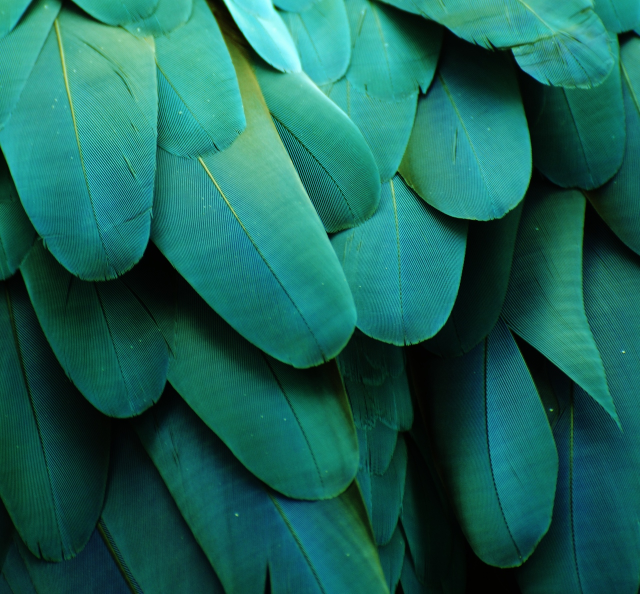
#> input picture Lab07/original.jpg, 1280 x 1188 px (shown at 1/2 size)
$ jupyter execute block.ipynb   (shell and % lines are left out)   (older library calls are emulated)
#> lines starting #> are read from the running program, lines starting #| are printed output that depends on the picture
### Lab07/waveletUtil.py
"""
Joshua Stough
DIP

Utilities for Haar wavelet decomposition.
"""

import numpy as np
from scipy.linalg import orth

#See DIP 6.9.
def makeHaarMatrix(size=4):
    if not np.log2(size).is_integer():
        raise ValueError('makeHaarMatrix: input must be power of 2 (%d).' % size)

    H = np.zeros((size,size))
    H[0,:] = 1.
    # See the print statements for what took a while to debug.
    for u in range(1, size):
        # print('working row ' + str(u))
        mag = 2 ** np.floor(np.log2(u)).astype('int')
        howmany = size//(2*mag)
        # print('\tmag is %d, howmany is %d...' % (mag, howmany))


        row = howmany*[np.sqrt(mag)] + howmany*[-np.sqrt(mag)] + (size-2*howmany)*[0]
        # print('\trow to roll is ' + str(row))
        # print('\twill roll by ' + str(u%mag))

        nrow = np.array(row)

        H[u,:] = np.roll(nrow, 2*howmany*(u%mag))

    H = H/np.sqrt(size)

    return H

#Make random basis until it succeeds.
# [6 lines left out: function makeRandomBasis, not called in this run]

"""
Karhunen Loeve Transform version: basically principal components on the
image samples, would give the "best" representation for the provided
image. To be compatible with the wavelet decomposition examples that
use this module, I'm returning the size x size sort-of transform matrix:
that is, I'm doing PCA on the size x 1 samples in the image and not the
size x size patches in the image.
Assumes both sides of the provided image are divisible by size.
http://nbviewer.jupyter.org/github/sukhbinder/Notebooks/blob/master/Karhunen%20Loeve%20Transform.ipynb
https://docs.scipy.org/doc/numpy/reference/generated/numpy.linalg.eig.html
https://docs.scipy.org/doc/numpy/reference/generated/numpy.cov.html
"""
# [26 lines left out: functions makeKLTBasis, makeDCTMatrix, not called in this run]

# For completeness
def makeStandardMatrix(size=4):
    return np.eye(size)

### Lab07/block.ipynb
[cell 1]
import matplotlib.pyplot as plt
from skimage.transform import rescale
from waveletUtil import *
from ipywidgets import VBox, IntSlider
from skimage.util import view_as_blocks
from skimage.util import montage

[cell 2]
plt.figure()
I = plt.imread('original.jpg')
#> I is the input picture: shape (1188, 1280, 3); mean R, G, B 26.5, 100.1, 89.1
I = I/I.max()
I = I[...,:3].copy()
I =I[:1152, :1152, :3] #crop
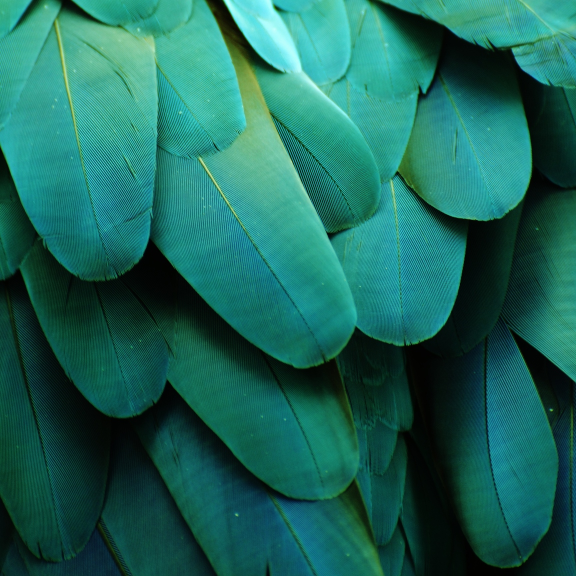
#> I: shape (1152, 1152, 3) float64 (shown at 1/2 size); mean R, G, B 0.109, 0.402, 0.355
plt.imshow(I)

[cell 3]
Ib = view_as_blocks(I, block_shape = (8,8,3))

[cell 4]
Ib = np.squeeze(Ib)

blockView = Ib.reshape([Ib.shape[0]*Ib.shape[1]] + list(Ib.shape[2:]))

[cell 5]
newImageBlocks = np.zeros(blockView.shape)

for i, block in enumerate(blockView):
    bT = np.mean(block, axis=(0,1)) # Some transform of the block
    # bT is a (3,) array of the average color of the block
    # This line sets each of the 8x8 pixels to be the (1,1,3) version of the bT
    newImageBlocks[i][:] = np.reshape(bT, (1,1,3))
#> this loop made 20736 passes
#> bT on passes 1 to 3: [0.228, 0.697, 0.53], [0.232, 0.701, 0.543], [0.229, 0.701, 0.55]

[cell 6]
I_mean = montage(newImageBlocks, grid_shape=[Ib.shape[0], Ib.shape[1]], multichannel=True)
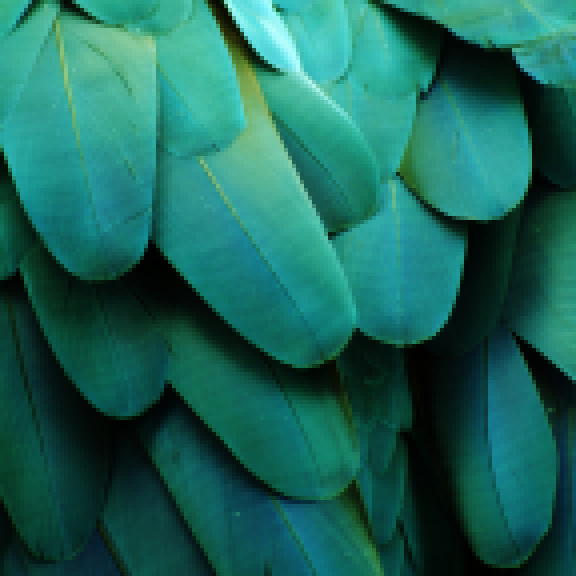
#> I_mean: shape (1152, 1152, 3) float64 (shown at 1/2 size); mean of channels 0, 1, 2 0.109, 0.402, 0.355; drawn as R, G, B

[cell 7]
f, ax = plt.subplots(1,2, figsize=(10,10), sharex=True, sharey=True)
ax[0].imshow(I)
ax[0].set_title('Original Image')
ax[1].imshow(I_mean)
ax[1].set_title('Mean Reconstruction')
plt.tight_layout()
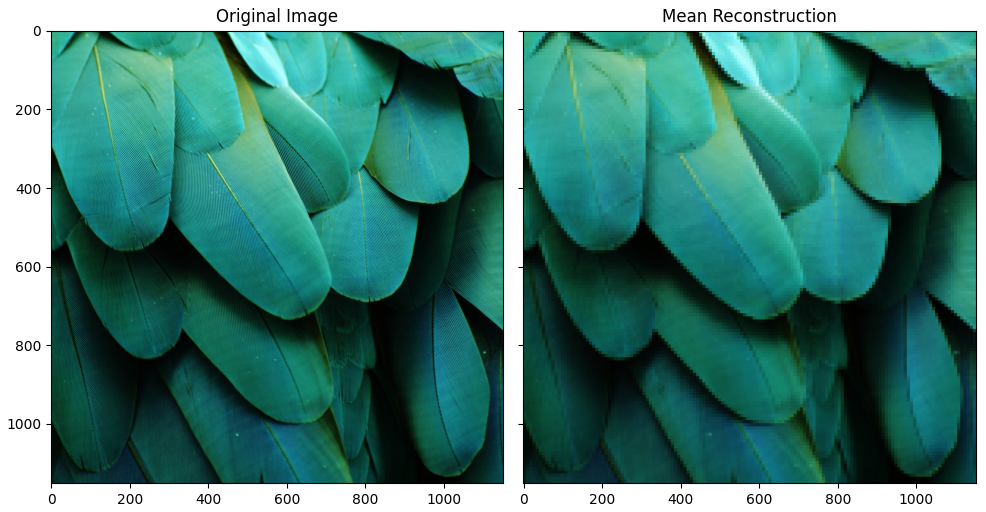
#> figure drawn by matplotlib, 2 panels

[cell 8]
sI = rescale(I, 1/3, order = 1, anti_aliasing=False, multichannel=True)
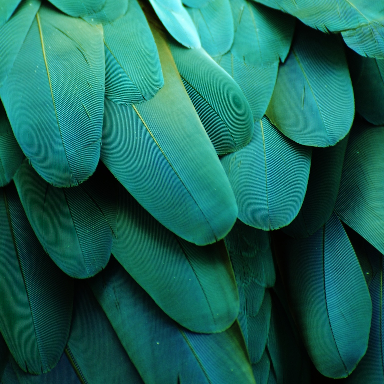
#> sI: shape (384, 384, 3) float64; mean R, G, B 0.109, 0.401, 0.355
plt.figure()
plt.imshow(sI)

[cell 9]
Ib = view_as_blocks(sI, block_shape = (8,8,3))

[cell 10]
Ib.shape
#> Out = (48, 48, 1, 8, 8, 3)

[cell 11]
H = makeHaarMatrix(8)

[cell 12]
#The transform image, an image of coefficients wrt the Haar basis.
def generateCoef(sI, H):
    CT = np.zeros(sI.shape)
    for chan in range(3):
        CT[...,chan] = np.matmul(H, np.matmul(sI[...,chan], H.transpose()))
    return CT

# #RI will represent the reconstructed image as we add back more
# #Haar patterns
# RI = np.zeros(sI.shape) #Still should be 8x8

[cell 13]
# We're going to reconstruct according to distance from the
# 0,0 (the first Haar basis, average calculator). Notice,
# this order is independent of the actual image data.
xs = np.meshgrid(np.arange(8), np.arange(8), indexing='ij')
coords = np.concatenate([np.expand_dims(c, axis=1) for c in
                         [x.ravel() for x in xs]], axis=1)

[cell 14]
xs1 = np.meshgrid(np.arange(48), np.arange(48), indexing='ij')
coords1 = np.concatenate([np.expand_dims(c, axis=1) for c in
                         [x.ravel() for x in xs1]], axis=1)

[cell 15]
def make_image(change, H, CT, sI):
    global coords
    ReI = np.zeros(sI.shape)
    Bij = np.outer(H[0, :], H[0, :])
    for ind in range(change):
        i,j = coords[ind] #coords[darg[x]] if x in range(len(darg))

    #Construct that Haar basis and display it
        Bij = np.outer(H[i, :], H[j, :])
    # Add the amount of that basis that was in the original image to
    # the running total, or reconstruction.
    # RI = RI + T[i, j] * Bij #2D
        for chan in range(3):
            ReI[...,chan] += CT[i,j,chan]*Bij
    return Bij, ReI

[cell 16]
def mergeImg(change, Ib, H):
#> called with change = 1, Ib = array of shape (48, 48, 1, 8, 8, 3), H = array of shape (8, 8)
    global coords1
    Ic = np.squeeze(Ib)

    blockView = Ic.reshape([Ic.shape[0]*Ic.shape[1]] + list(Ic.shape[2:]))
    newImageBlocks = np.zeros(blockView.shape)

    for ind, block in enumerate(blockView):
        i, j = coords1[ind]
        base, bT = make_image(change, H, generateCoef(Ib[i,j,0], H), Ib[i,j,0]) # Some transform of the block
    # bT is a (3,) array of the average color of the block
    # This line sets each of the 8x8 pixels to be the (1,1,3) version of the bT
        newImageBlocks[ind][:] = bT
#> this loop made 2304 passes
#> (i, j) on passes 1 to 3: (0, 0), (0, 1), (0, 2)
    I_new = montage(newImageBlocks[:,:], grid_shape=[Ib.shape[0], Ib.shape[1]], multichannel=True)
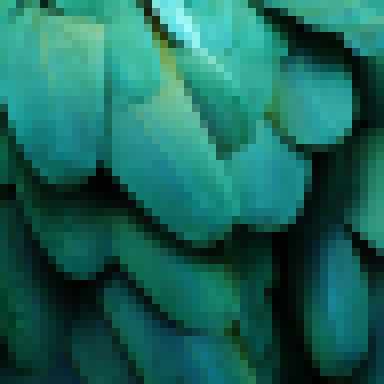
#> I_new: shape (384, 384, 3) float64; mean of channels 0, 1, 2 0.109, 0.401, 0.355; drawn as R, G, B
    return I_new

[cell 17]
basis = np.outer(H[0, :], H[0, :])
init = mergeImg(1, Ib, H)
plt.ioff()
plt.clf()

# https://ipywidgets.readthedocs.io/en/stable/examples/Widget%20List.html#FloatLogSlider
slider = IntSlider(
    orientation='horizontal',
    value=1,
    min=1,
    max=64,
    step=1,
    description='Base element'
)

fig_args = {'num':' ', 'frameon':True}
fig, ax = plt.subplots(1,3, figsize=(10,3), **fig_args)

# display artists I'll update
adisp = ax[0].imshow(basis, cmap='gray', vmin=-0.5, vmax=0.5)
hdisp = ax[1].imshow(init, cmap='magma', vmin=0, vmax=1)
ax[2].imshow(sI)
ax[2].set_title("OG")

def update_image(change):
    global H, coords
    i, j = coords[change.new-1]
    new_base = np.outer(H[i, :], H[j, :])
    new_img = mergeImg(change.new, Ib, H)
    hdisp.set_array(new_img)
    # need to reset the color limits each time since gaus_h is changing a lot.
    hdisp.set_clim(0,1)

    adisp.set_array(new_base)

    fig.canvas.draw()
    fig.canvas.flush_events()

slider.observe(update_image, names='value')

VBox([slider, fig.canvas])
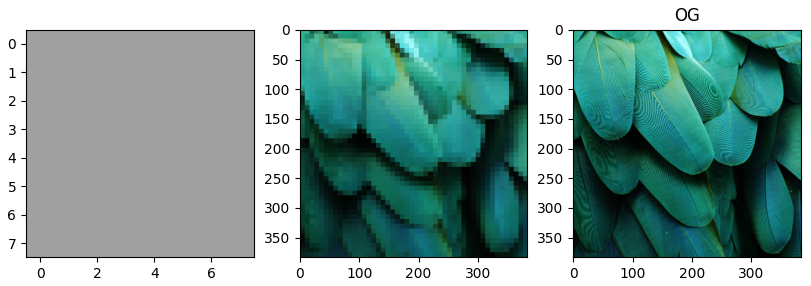
#> figure drawn by matplotlib, 3 panels

$ run again, with Lab07/cat_small.png saved as Lab07/original.jpg
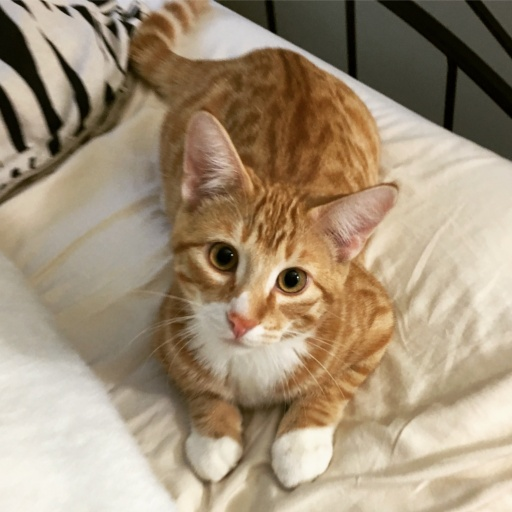
#> input picture Lab07/cat_small.png, 512 x 512 px
#> I is the input picture: shape (512, 512, 3); mean R, G, B 162.6, 144.9, 120.8
#> the loop `for i, block in enumerate(blockView):` made 4096 passes
#> bT on passes 1 to 3: [0.718, 0.692, 0.676], [0.662, 0.635, 0.619], [0.334, 0.312, 0.275]
#> `[cell 7] f, ax = plt.subplots(1,2, figsize=(10,10), sharex=True, share..`:
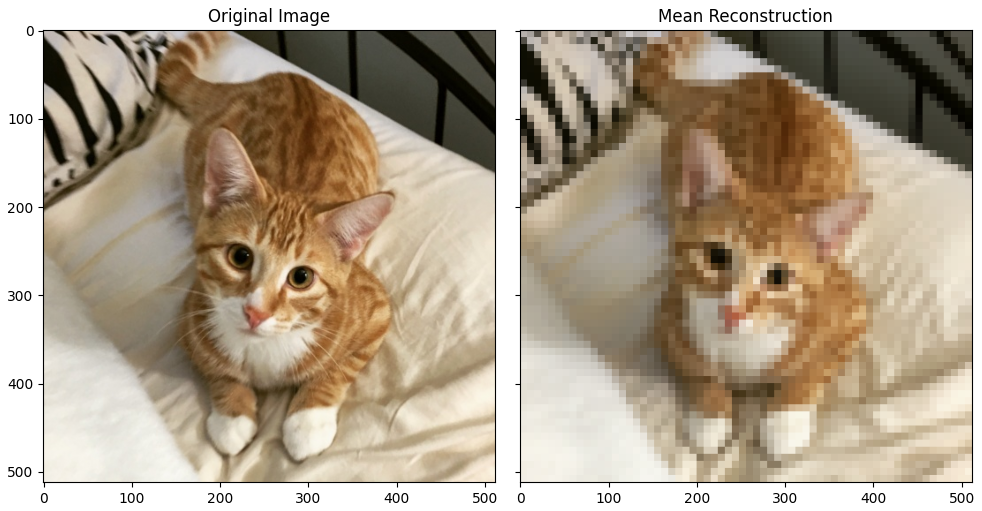
#> figure drawn by matplotlib, 2 panels
#> `sI = rescale(I, 1/3, order = 1, anti_aliasing=False, multichannel=True)`:
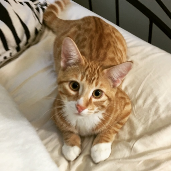
#> sI: shape (171, 171, 3) float64; mean R, G, B 0.638, 0.568, 0.473
#> the loop in mergeImg, `for ind, block in enumerate(blockView):` made 1 pass
#> (ind, i, j) on pass 1: (0, 0, 0)
